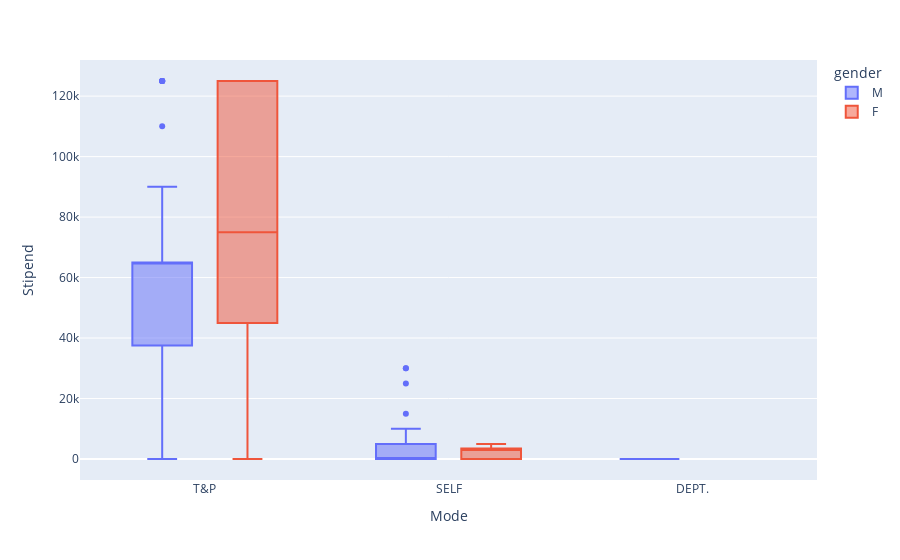

Notebook source saved alongside this figure:
### Code cell
px.box(df, x="Mode", y="Stipend", color="gender")

### Figure 1 — Plotly figure (JSON) as saved in the notebook; plotly's stock layout.template omitted (floating-point values rounded to 4 significant figures)
{"data": [{"alignmentgroup": "True", "hovertemplate": "gender=M<br>Mode=%{x}<br>Stipend=%{y}<extra></extra>", "legendgroup": "M", "marker": {"color": "#636efa"}, "name": "M", "notched": false, "offsetgroup": "M", "orientation": "v", "showlegend": true, "type": "box", "x": [null, "T&P", "T&P", "SELF", "SELF", "SELF", null, "T&P", "SELF", "T&P", "DEPT.", "SELF", "T&P", "T&P", "SELF", "T&P", "SELF", "T&P", "T&P", "T&P", "SELF", "T&P", "T&P", "SELF", "SELF", "T&P", "SELF", null, "SELF", "T&P", "SELF", "SELF", "SELF", "T&P", "SELF", "SELF", "T&P", "T&P", "SELF", "T&P", "SELF", "T&P", "T&P", "SELF", "T&P", "SELF", "T&P", null, "T&P", "T&P", null, "SELF", "SELF", "T&P", "SELF", "T&P", "T&P", null, "T&P", "T&P", "T&P", "SELF", "T&P", "T&P", "SELF", "T&P", "T&P", null, "SELF", "T&P", "T&P", "SELF", "T&P", "T&P", null, null, "T&P", "T&P", null, "T&P", "SELF", "SELF", "T&P", "SELF", "T&P", "SELF", "SELF", "SELF", "T&P", "T&P", "SELF", "T&P", null, "T&P", "T&P", "T&P", "T&P", "T&P", "SELF", "T&P", "SELF"], "x0": " ", "xaxis": "x", "y": [0, 27000, 27000, 0, 5000, 0, 0, 30000, 0, 125000, 0, 25000, 55000, 55000, 5000, 65000, 0, 27000, 65000, 45000, 30000, 27000, 65000, 0, 0, 40000, 0, 0, 10000, 65000, 0, 10000, 0, 65000, 0, 0, 90000, 65000, 0, 125000, 0, 0, 125000, 0, 35000, 0, 45000, 0, 65000, 30000, 0, 0, 0, 125000, 0, 65000, 35000, 0, 65000, 125000, 65000, 0, 65000, 65000, 15000, 90000, 40000, 0, 10000, 110000, 65000, 0, 90000, 55000, 0, 0, 65000, 40000, 0, 65000, 0, 30000, 65000, 5000, 27000, 0, 0, 5000, 30000, 27000, 5000, 85000, 0, 40000, 40000, 40000, 65000, 45000, 0, 27000, 0], "y0": " ", "yaxis": "y"}, {"alignmentgroup": "True", "hovertemplate": "gender=F<br>Mode=%{x}<br>Stipend=%{y}<extra></extra>", "legendgroup": "F", "marker": {"color": "#EF553B"}, "name": "F", "notched": false, "offsetgroup": "F", "orientation": "v", "showlegend": true, "type": "box", "x": [null, "T&P", "T&P", "T&P", "T&P", "T&P", "T&P", null, "T&P", "SELF", "SELF", "SELF", "SELF", "T&P", "T&P", "T&P", null, "T&P", "T&P", "T&P", "T&P", "T&P", "T&P", "T&P", null, "SELF", "T&P"], "x0": " ", "xaxis": "x", "y": [0, 65000, 0, 125000, 125000, 45000, 125000, 0, 55000, 3000, 0, 5000, 0, 125000, 125000, 30000, 0, 65000, 45000, 85000, 85000, 65000, 125000, 25000, 0, 3000, 125000], "y0": " ", "yaxis": "y"}], "layout": {"boxmode": "group", "legend": {"title": {"text": "gender"}, "tracegroupgap": 0}, "margin": {"t": 60}, "xaxis": {"anchor": "y", "domain": [0, 1], "title": {"text": "Mode"}}, "yaxis": {"anchor": "x", "domain": [0, 1], "title": {"text": "Stipend"}}}}
